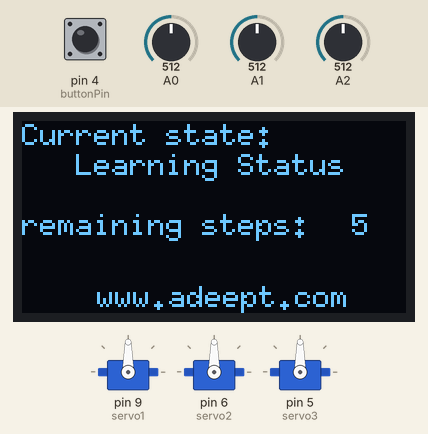
The sketch below on a simulated Arduino Uno, built with avr-gcc and run on an emulated ATmega328P. Parts: 3 × servo, 128×64 one-colour display. The inputs (shaded band) are chosen by the test bench; at power-on: A2 = 512, A0 = 512, A1 = 512, pin 4 (buttonPin) HIGH.

Above: at 9.4 s.
9.5 s: A2 set to 716
At 12.0 s:
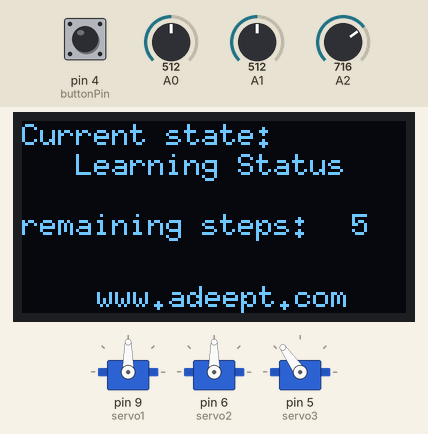
12.5 s: A0 set to 0
At 13.43 s:
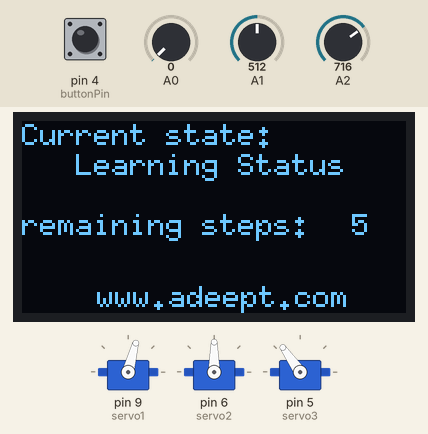
15.6 s: A1 set to 0
At 19.3 s:
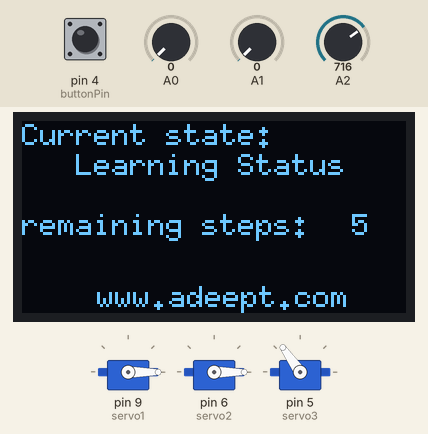
Timing chart, 0 to 20.8 s (numbered marks = the images above; inputs shaded):
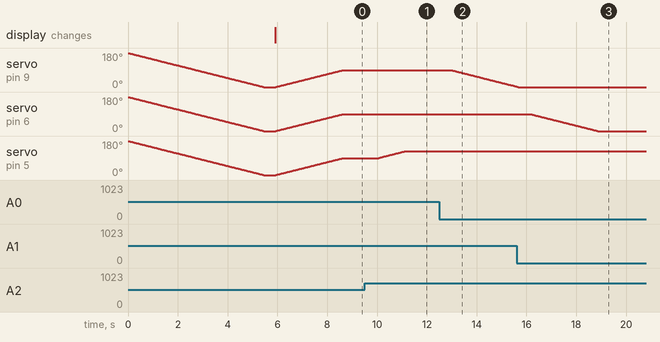

Measured:
- after the input at 9.5 s, servo on pin 5 (servo3): moves from 90° to 125° over 1.0 s, starting after 0.56 s
- after the input at 12.5 s, servo on pin 9 (servo1): moves from 90° to 3° over 2.6 s, starting after 0.48 s
- after the input at 15.6 s, servo on pin 6 (servo2): moves from 90° to 0° over 2.7 s, starting after 0.57 s

The sketch:

AdeeptSimulation.ino
```cpp
/***********************************************************
File name: AdeeptSimulation.ino
Description:Robotic arm imitates short-time motion, such as mobile
            phone page turning, keyboardtapping.
Website: www.adeept.com
E-mail: support@adeept.com
Author: Tom
Date: 2020/12/12
***********************************************************/
#include "U8glib.h"
#include <EEPROM.h>
#include <Servo.h>

//The number of simulations is set here
int number = 5;//Record the number of actions

/*I2C*/
U8GLIB_SSD1306_128X64 u8g(U8G_I2C_OPT_NONE);
Servo servo1;//create servo object to control a servo
Servo servo2;//create servo object to control a servo
Servo servo3;//create servo object to control a servo
//The following can be modified according to your specific needs
int dataServo1 = 180; // Servo 1 rotation range(dataServo1=0~180)
int dataServo2 = 180; // Servo 2 rotation range(dataServo2=0~180)
int dataServo3 = 180; // Servo 3 rotation range(dataServo3=0~180)

float dirServo1Offset = 0;    // define a variable for deviation(degree) of the servo
float dirServo2Offset = 0;    // define a variable for deviation(degree) of the servo
float dirServo3Offset = 0;    // define a variable for deviation(degree) of the servo
int val1;//Read potentiometer 1 data
int val2;//Read potentiometer 2 data
int val3;//Read potentiometer 3 data
int oldNumber=0;
char string[4];//OLED display string
char string1[4];//OLED display string
char string2[4];//OLED display string
char string3[4];//OLED display string
const int buttonPin = 4;     // the number of the pushbutton pin
/** the current address in the EEPROM (i.e. which byte we're going to write to next) **/
int addr = 0;
// start reading from the first byte (address 0) of the EEPROM
int address = 0;
int value1=0;
int value2=0;
int value3=0;

void setup()
{
  //Serial.begin(9600);
  servo1.attach(9);//attachs the servo on pin 9 to servo object
  servo2.attach(6);//attachs the servo on pin 6 to servo object
  servo3.attach(5);//attachs the servo on pin 5 to servo object
  servo1.write(dataServo1+dirServo1Offset);//goes to dataServo1 degrees
  servo2.write(dataServo2+dirServo2Offset);//goes to dataServo2 degrees
  servo3.write(dataServo3+dirServo3Offset);//goes to dataServo3 degrees
  // initialize the pushbutton pin as an input:
  pinMode(buttonPin, INPUT);
  if ( u8g.getMode() == U8G_MODE_R3G3B2 )
    u8g.setColorIndex(255);     // white
  else if ( u8g.getMode() == U8G_MODE_GRAY2BIT )
    u8g.setColorIndex(3);         // max intensity
  else if ( u8g.getMode() == U8G_MODE_BW )
    u8g.setColorIndex(1);         // pixel on
  u8g.setFont(u8g_font_6x10);
  u8g.setFontRefHeightExtendedText();
  u8g.setDefaultForegroundColor();
  u8g.setFontPosTop();
  oldNumber = number*3;
}
void loop()
{
  int timer=0;
  servoMove();
  if(number!=0){
    val1 = map(analogRead(0), 0, 1023, 0, 180);
    val2 = map(analogRead(1), 0, 1023, 0, 180);
    val3 = map(analogRead(2), 0, 1023, 0, 180);
  }
  if(digitalRead(buttonPin)==LOW){
      while(digitalRead(buttonPin)==LOW){
        delay(100);
        timer++;
        if(timer>=50){timer=50;}
      }
      if(timer==50){
        number=0;
      }else{
        if(number!=0){
          //number=number-1;
          number--;
        }
        EEPROM.write(addr++, val1);
        EEPROM.write(addr++, val2);
        EEPROM.write(addr++, val3);
        //addr = addr + 3;
        //Serial.println(addr);
      }
  }
  if(number==0){
    value1 = EEPROM.read(address++);
    val1 = value1;
    value2 = EEPROM.read(address++);
    val2 = value2;
    value3 = EEPROM.read(address++);
    val3 = value3;
    //address=address+3;
    if(address==oldNumber){
      address=0;
    }
  }
  itoa(number,string,10);
  itoa(value1,string1,10);
  itoa(value2,string2,10);
  itoa(value3,string3,10);
  u8g.firstPage();
  do {
    u8g.drawStr(0,0,"Current state:  ");
    if(number==0){
      u8g.drawStr(0,10,"    Working status  ");
      u8g.drawStr(0,28,"(1) (2)  (3)  ");
      u8g.drawStr(0,41,string1);
      u8g.drawStr(27,41,string2);
      u8g.drawStr(54,41,string3);
    }else{
      u8g.drawStr(0,10,"   Learning Status  ");
      u8g.drawStr(0,30,"remaining steps:     ");
      u8g.drawStr(110,30,string);
    }
    u8g.drawStr(25,54,"www.adeept.com ");
  } while( u8g.nextPage() );
  delay(5);
}
void servoMove(){
  int cntMax=0;
  cntMax = abs(dataServo1-val1);
  if(cntMax<abs(dataServo2-val2)){
    cntMax = abs(dataServo2-val2);
  }
  if(cntMax<abs(dataServo3-val3)){
    cntMax=abs(dataServo3-val3);
  }
  for(int i=0;i<=cntMax;i++){
    servo1.write(dataServo1+dirServo1Offset);//goes to dataServo1 degrees
    servo2.write(dataServo2+dirServo2Offset);//goes to dataServo2 degrees
    servo3.write(dataServo3+dirServo3Offset);//goes to dataServo3 degrees

    if(dataServo1>val1){dataServo1--;  }
    if(dataServo1<val1){dataServo1++;  }
    if(dataServo1>180) {dataServo1=180;}
    if(dataServo1<0)   {dataServo1=0;  }

    if(dataServo2>val2){dataServo2--;  }
    if(dataServo2<val2){dataServo2++;  }
    if(dataServo2>180) {dataServo2=180;}
    if(dataServo2<0)   {dataServo2=0;  }

    if(dataServo3>val3){dataServo3--;  }
    if(dataServo3<val3){dataServo3++;  }
    if(dataServo3>180) {dataServo3=180;}
    if(dataServo3<0)   {dataServo3=0;  }

    delay(30);//wait for 0.002second
  }
}
```
